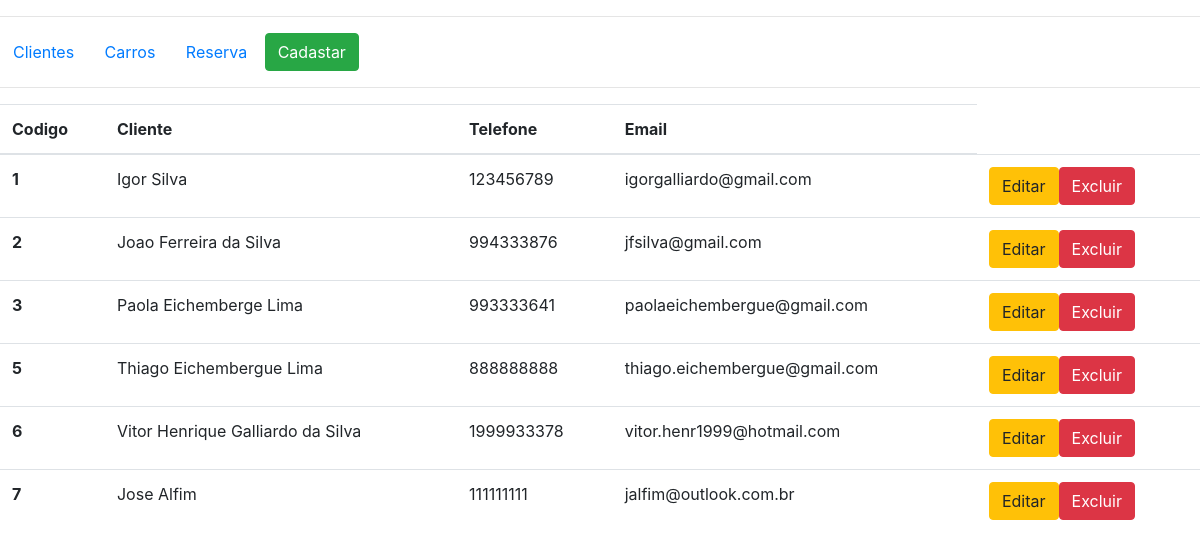
Page /view/index.php?page_id=client on the committed database.
### tables this page shows
CREATE TABLE `tbcliente` (
  `id_cliente` int(11) NOT NULL AUTO_INCREMENT,
  `nome_cliente` varchar(45) NOT NULL,
  `telefone_cliente` varchar(45) NOT NULL,
  `email_cliente` varchar(45) NOT NULL,
  PRIMARY KEY (`id_cliente`)
);

### model/banco.php (called while the page is built, shortened)
<?php
class Banco{
    protected $mysqli;
    private function conexao(){
        $this->mysqli = new mysqli(BD_SERVIDOR, BD_USUARIO , BD_SENHA, BD_BANCO);
    }
    public function getClient(){
        $result = $this->mysqli->query("SELECT * FROM tbcliente ORDER BY id_cliente ASC");
        while($row = $result->fetch_array(MYSQLI_ASSOC)){
            $array[] = $row;
        }
        return $array;
    }
}
?>

### controller/ControllerListar.php (the view, shortened to what this page needs)
<?php
require_once("../model/banco.php");
class listarController{
    private $lista;
    public function __construct(){
        $this->lista = new Banco();
        $this->criarTabelaClient();
    }
    private function criarTabelaClient(){
        $row = $this->lista->getClient();
        foreach ($row as $value){
            $pageid = $_SESSION['pageid'];
            echo "<tr>";
            echo "<th>".$value['id_cliente'] ."</th>";
            echo "<td>".$value['nome_cliente'] ."</td>";
            echo "<td>".$value['telefone_cliente'] ."</td>";
            echo "<td>".$value['email_cliente'] ."</td>";
            echo "<td><a class='btn btn-warning' href='editar.php?page_id=$pageid&id=".$value['nome_cliente']."'>Editar</a><a class='btn btn-danger' href='../controller/ControllerDeletar.php?id=".$value['nome_cliente']."'>Excluir</a></td>";
            echo "</tr>";
        }
    }
}

### rows in the picture
tbcliente: id_cliente "1", nome_cliente "Igor Silva", telefone_cliente "123456789", email_cliente "igorgalliardo@gmail.com"
tbcliente: id_cliente "2", nome_cliente "Joao Ferreira da Silva", telefone_cliente "994333876", email_cliente "jfsilva@gmail.com"
tbcliente: id_cliente "3", nome_cliente "Paola Eichemberge Lima", telefone_cliente "993333641", email_cliente "paolaeichembergue@gmail.com"
tbcliente: id_cliente "5", nome_cliente "Thiago Eichembergue Lima", telefone_cliente "888888888", email_cliente "thiago.eichembergue@gmail.com"
tbcliente: id_cliente "6", nome_cliente "Vitor Henrique Galliardo da Silva", telefone_cliente "1999933378", email_cliente "vitor.henr1999@hotmail.com"
tbcliente: id_cliente "7", nome_cliente "Jose Alfim", telefone_cliente "111111111", email_cliente "jalfim@outlook.com.br"
